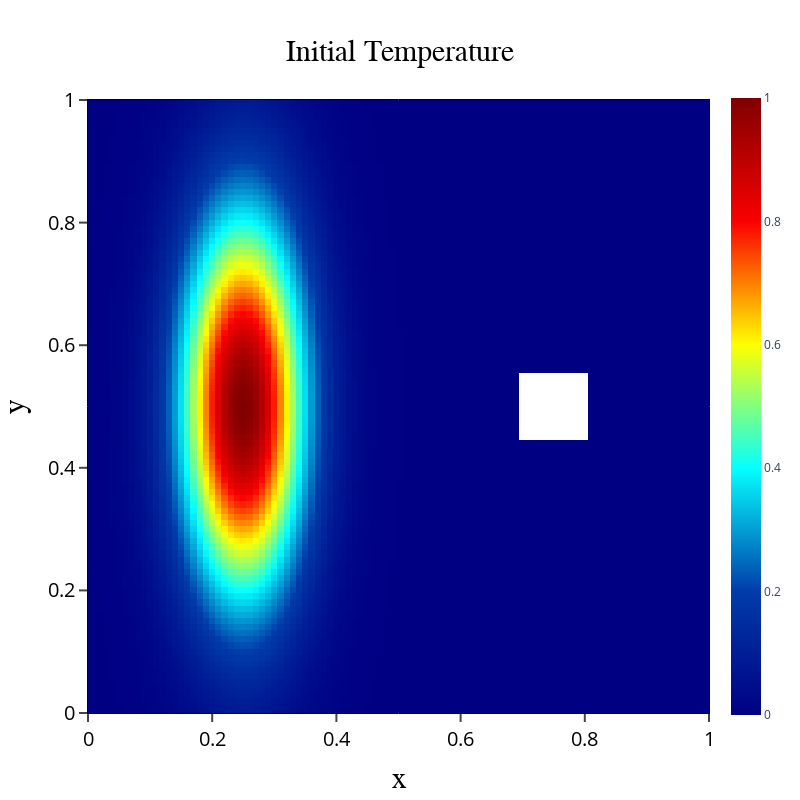

Write notebook code for a chart like this one.
### Code cell
fig=go.Figure(data=go.Heatmap(x=x,y=y,z=f0,colorscale="Jet",colorbar=dict(yanchor="middle",len=637,lenmode="pixels"))) #--"Vridis" as well, etc.

#---Changing len and lenmode is necessary to align Colorbar and plotted area when the size of title and axis labels are changed. When lenmode="fraction" then len=1.0---

fig.update_layout(title=dict(text="Initial Temperature",x=0.5,y=0.95,
                             font=dict(family="Linux Libertine O",color="Black",size=30)),
                             width=800,height=800,plot_bgcolor="White",
                             xaxis_title="x",xaxis_title_font=dict(color="black",size=30,family="Linux Libertine O"),
                             yaxis_title="y",yaxis_title_font=dict(color="black",size=30,family="Linux Libertine O"))

fig.update_xaxes(range=[0,1],linecolor="black",showline=True,mirror=True,tickfont=dict(size=20,color="black"), ticks="outside", ticklen=8, tickwidth=2)

fig.update_yaxes(range=[0,1],linecolor="black",showline=True,mirror=True,tickfont=dict(size=20,color="black"), ticks="outside", ticklen=8, tickwidth=2)
fig.show()
fig.write_image("Heatmap.svg") # For static image when python script is run set fig.show(renderer="png/svg") after pip install --upgrade kaleido

### Figure 1 — Plotly figure (JSON) as saved in the notebook; plotly's stock layout.template omitted (floating-point values rounded to 4 significant figures; data arrays with more than 128 entries replaced by an {"elided": "..."} marker saying what was removed)
{"data": [{"colorbar": {"len": 637, "lenmode": "pixels", "yanchor": "middle"}, "colorscale": [[0, "rgb(0,0,131)"], [0.2, "rgb(0,60,170)"], [0.4, "rgb(5,255,255)"], [0.6, "rgb(255,255,0)"], [0.8, "rgb(250,0,0)"], [1, "rgb(128,0,0)"]], "type": "heatmap", "x": [0.0, 0.01, 0.02, 0.03, 0.04, 0.05, 0.06, 0.07, 0.08, 0.09, 0.1, 0.11, 0.12, 0.13, 0.14, 0.15, 0.16, 0.17, 0.18, 0.19, 0.2, 0.21, 0.22, 0.23, 0.24, 0.25, 0.26, 0.27, 0.28, 0.29, 0.3, 0.31, 0.32, 0.33, 0.34, 0.35, 0.36, 0.37, 0.38, 0.39, 0.4, 0.41, 0.42, 0.43, 0.44, 0.45, 0.46, 0.47, 0.48, 0.49, 0.5, 0.51, 0.52, 0.53, 0.54, 0.55, 0.56, 0.57, 0.58, 0.59, 0.6, 0.61, 0.62, 0.63, 0.64, 0.65, 0.66, 0.67, 0.68, 0.69, 0.7, 0.71, 0.72, 0.73, 0.74, 0.75, 0.76, 0.77, 0.78, 0.79, 0.8, 0.81, 0.82, 0.83, 0.84, 0.85, 0.86, 0.87, 0.88, 0.89, 0.9, 0.91, 0.92, 0.93, 0.94, 0.95, 0.96, 0.97, 0.98, 0.99, 1.0], "y": [0.0, 0.01, 0.02, 0.03, 0.04, 0.05, 0.06, 0.07, 0.08, 0.09, 0.1, 0.11, 0.12, 0.13, 0.14, 0.15, 0.16, 0.17, 0.18, 0.19, 0.2, 0.21, 0.22, 0.23, 0.24, 0.25, 0.26, 0.27, 0.28, 0.29, 0.3, 0.31, 0.32, 0.33, 0.34, 0.35, 0.36, 0.37, 0.38, 0.39, 0.4, 0.41, 0.42, 0.43, 0.44, 0.45, 0.46, 0.47, 0.48, 0.49, 0.5, 0.51, 0.52, 0.53, 0.54, 0.55, 0.56, 0.57, 0.58, 0.59, 0.6, 0.61, 0.62, 0.63, 0.64, 0.65, 0.66, 0.67, 0.68, 0.69, 0.7, 0.71, 0.72, 0.73, 0.74, 0.75, 0.76, 0.77, 0.78, 0.79, 0.8, 0.81, 0.82, 0.83, 0.84, 0.85, 0.86, 0.87, 0.88, 0.89, 0.9, 0.91, 0.92, 0.93, 0.94, 0.95, 0.96, 0.97, 0.98, 0.99, 1.0], "z": {"elided": "101x101 float values"}}], "layout": {"height": 800, "plot_bgcolor": "White", "title": {"font": {"color": "Black", "family": "Linux Libertine O", "size": 30}, "text": "Initial Temperature", "x": 0.5, "y": 0.95}, "width": 800, "xaxis": {"linecolor": "black", "mirror": true, "range": [0, 1], "showline": true, "tickfont": {"color": "black", "size": 20}, "ticklen": 8, "ticks": "outside", "tickwidth": 2, "title": {"font": {"color": "black", "family": "Linux Libertine O", "size": 30}, "text": "x"}}, "yaxis": {"linecolor": "black", "mirror": true, "range": [0, 1], "showline": true, "tickfont": {"color": "black", "size": 20}, "ticklen": 8, "ticks": "outside", "tickwidth": 2, "title": {"font": {"color": "black", "family": "Linux Libertine O", "size": 30}, "text": "y"}}}}
